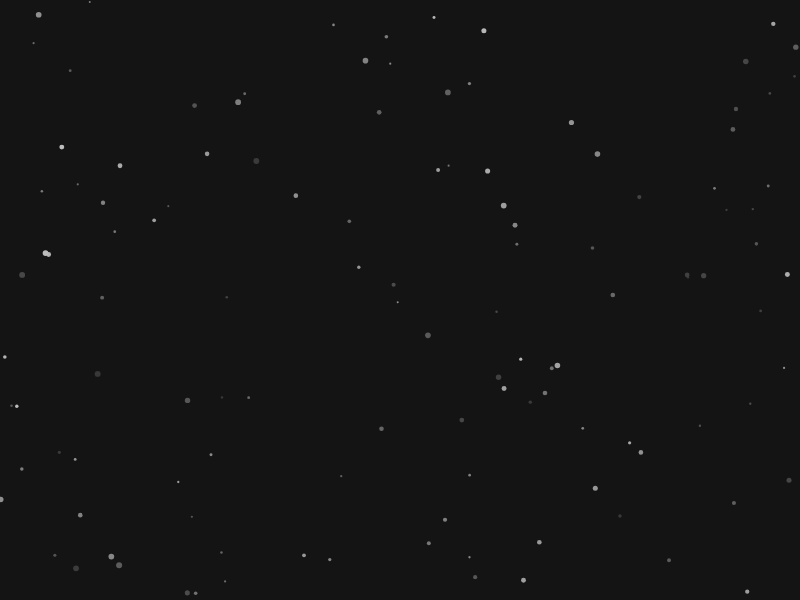
Frame 1 (no input)
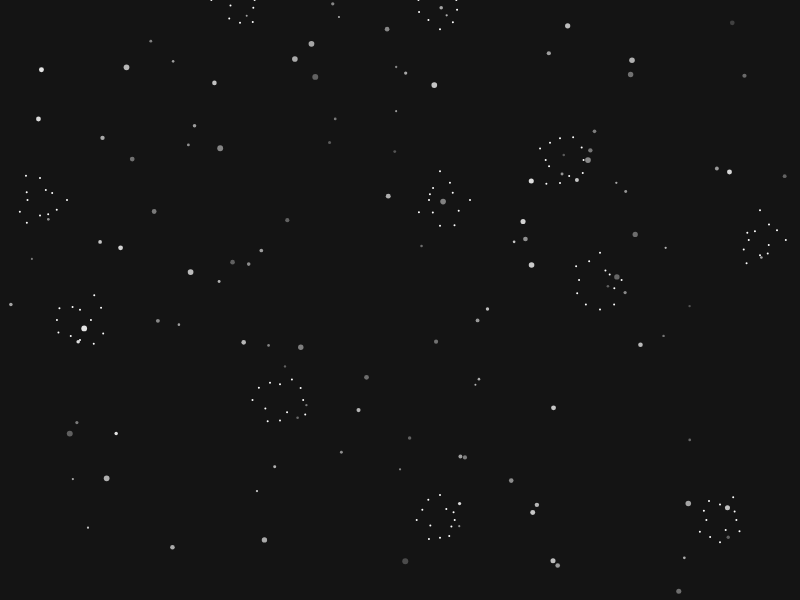
Frame 60 (no input)
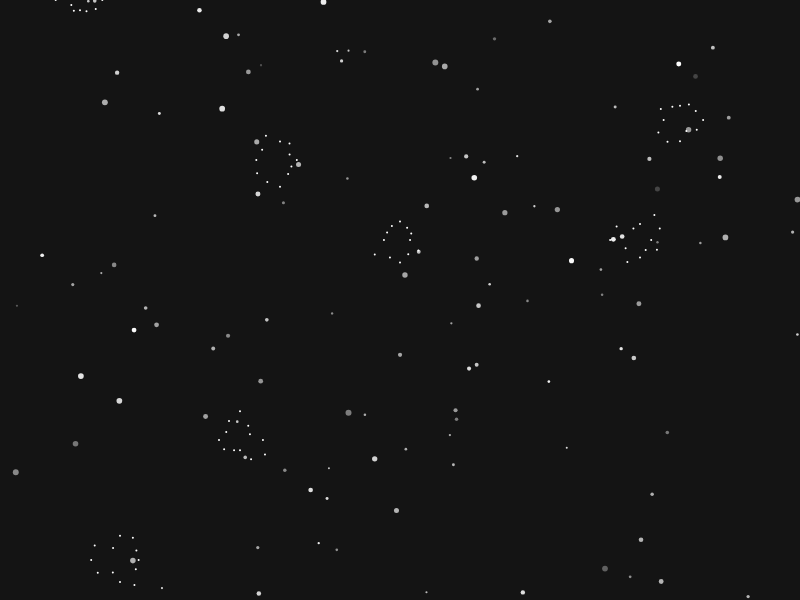
Frame 120 (the mouse pressed at the canvas centre since frame 60)

The p5.js sketch that drew these frames (run headless with seeded random() and noise() and a simulated clock; from frame 60 on, the mouse is pressed at the canvas centre):

// p5.js sketch
// ── sketch.js
let streams = [];
let gridSpacing = 40;
let numStreams = 120;
let flowSpeed = 0.5;

function setup() {
  createCanvas(800, 600);
  colorMode(GRAY);
  noStroke();
  
  for (let i = 0; i < numStreams; i++) {
    streams.push({
      x: random(width),
      y: random(height),
      angle: random(TWO_PI),
      speed: random(1, 3),
      size: random(2, 6),
      life: random(100, 300)
    });
  }
}

function draw() {
  background(20);
  
  for (let i = 0; i < streams.length; i++) {
    let s = streams[i];
    
    // Update position
    s.x += cos(s.angle) * s.speed;
    s.y += sin(s.angle) * s.speed;
    
    // Change direction slightly
    s.angle += random(-0.1, 0.1);
    
    // Fade out over time
    s.life--;
    
    if (s.life <= 0 || s.x < 0 || s.x > width || s.y < 0 || s.y > height) {
      // Reset stream
      s.x = random(width);
      s.y = random(height);
      s.angle = random(TWO_PI);
      s.life = random(100, 300);
    }
    
    // Draw stream
    fill(255 - (s.life / 300) * 200);
    ellipse(s.x, s.y, s.size);
    
    // Create starburst at intersections
    if (frameCount % 30 === 0 && random() > 0.7) {
      let x = floor(s.x / gridSpacing) * gridSpacing;
      let y = floor(s.y / gridSpacing) * gridSpacing;
      
      if (abs(s.x - x) < 20 && abs(s.y - y) < 20) {
        drawStarburst(x, y);
      }
    }
  }
}

function drawStarburst(x, y) {
  push();
  translate(x, y);
  
  for (let i = 0; i < 12; i++) {
    let angle = map(i, 0, 12, 0, TWO_PI);
    let size = random(10, 30);
    
    fill(255);
    noStroke();
    ellipse(cos(angle) * size, sin(angle) * size, 2);
  }
  
  pop();
}
